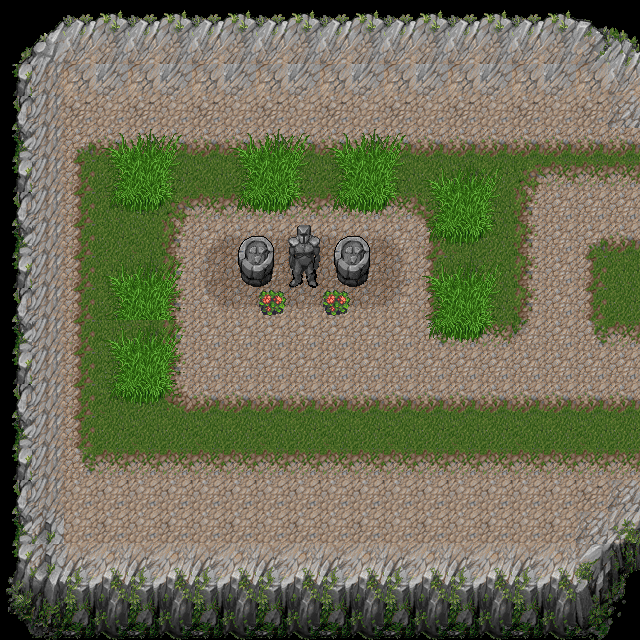

This game map was drawn from its Tiled (.tmx) file and the tilesets committed beside it. A one-line description and the trimmed map source follow:
An orthogonal 20x20 tile map with 32x32 px tiles, 3 tile layers (Ground, Base, Tops) and 11 objects (2x transition, 2x map_entry).

<map version="1.0" orientation="orthogonal" width="20" height="20" tilewidth="32" tileheight="32">
 <tileset firstgid="1" name="tilemap" tilewidth="32" tileheight="32">
  <image source="tilemap.png" width="512" height="512" />
 </tileset>
 <layer name="Ground" width="20" height="20">
  <data>[400 cells, 400 non-empty, 69 distinct tile ids]</data>
 </layer>
 <layer name="Base" width="20" height="20">
  <data>[400 cells, 67 non-empty, 13 distinct tile ids]</data>
 </layer>
 <objectgroup name="player" width="20" height="20" />
 <objectgroup name="objects" width="20" height="20" />
 <layer name="Tops" width="20" height="20">
  <data>[400 cells, 5 non-empty, 3 distinct tile ids]</data>
 </layer>
 <objectgroup name="collisions" width="20" height="20">
  <object x="32" y="0" width="608" height="32" />
  <object x="0" y="0" width="32" height="640" />
  <object x="32" y="576" width="608" height="64" />
  <object x="244" y="266" width="22" height="19" />
  <object x="293" y="269" width="26" height="21" />
  <object x="342" y="269" width="21" height="17" />
  <object x="640" y="507">
   <polygon points="0,0 -1,65 -66,69" />
  </object>
 </objectgroup>
 <objectgroup name="events" width="20" height="20">
  <object name="go_TheMap1" type="transition" x="608" y="160" width="32" height="64">
   <properties>
    <property name="dest" value="TheMap" />
    <property name="dest_index" value="1" />
   </properties>
  </object>
  <object name="go_TheMap2" type="transition" x="608" y="320" width="32" height="64">
   <properties>
    <property name="dest" value="TheMap" />
    <property name="dest_index" value="2" />
   </properties>
  </object>
  <object name="enter_1" type="map_entry" x="544" y="160" width="32" height="64">
   <properties>
    <property name="source" value="TheMap" />
    <property name="source_index" value="1" />
   </properties>
  </object>
  <object name="enter_2" type="map_entry" x="544" y="320" width="32" height="64">
   <properties>
    <property name="source" value="TheMap" />
    <property name="source_index" value="2" />
   </properties>
  </object>
 </objectgroup>
</map>
